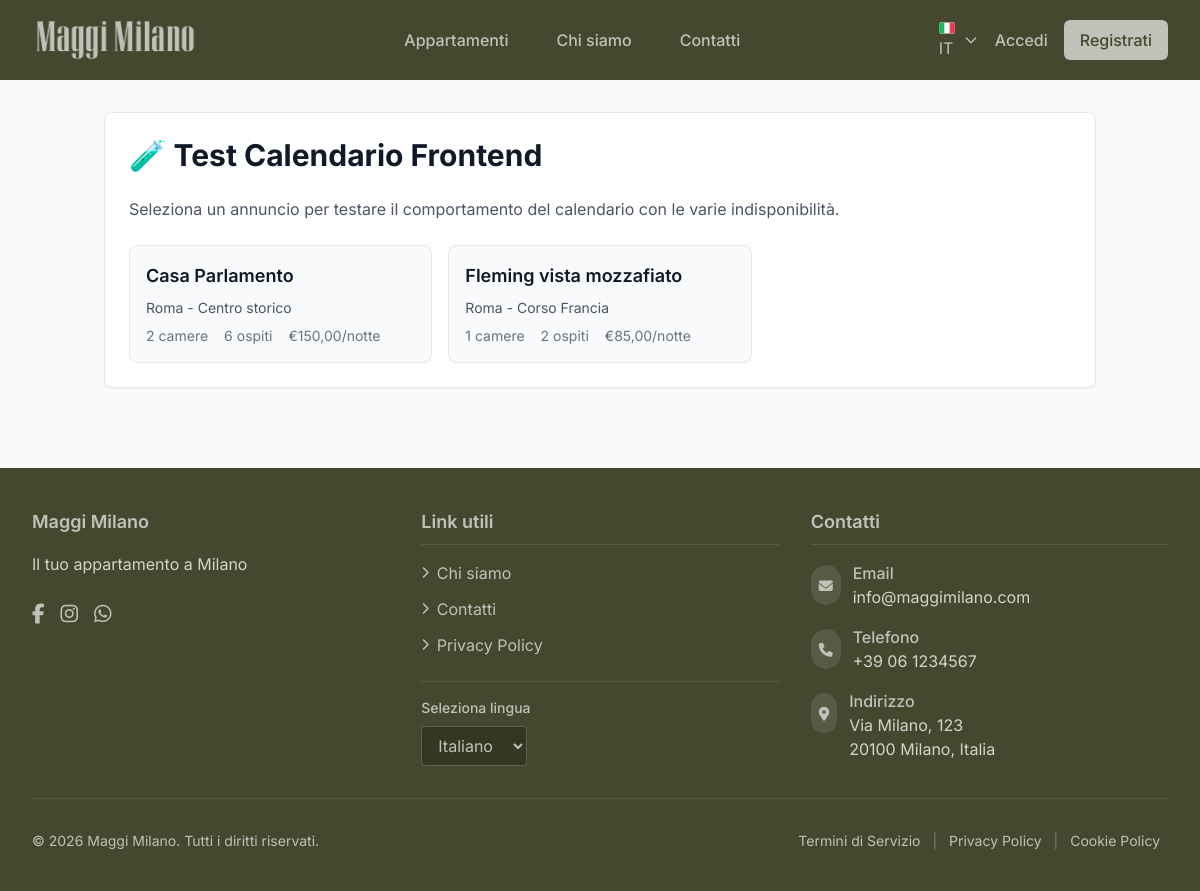
The app's page /appartamenti/calendar-test/, older data.
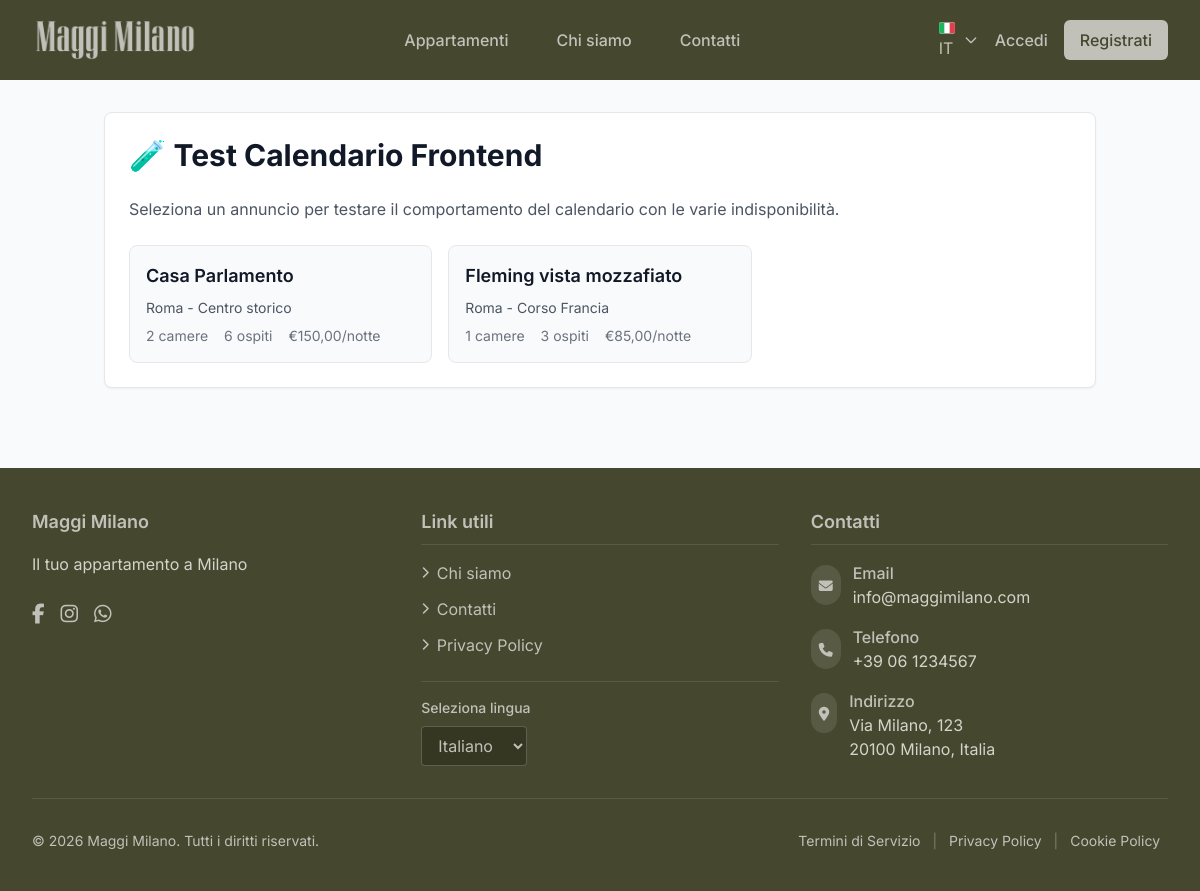
The same page, newer data.
### listings/models.py (models this page shows, shortened)
class Listing(models.Model):
    STATUS_CHOICES = [
        ('draft', 'Bozza'),
        ('active', 'Attivo'),
        ('inactive', 'Non attivo'),
    ]
    title = models.CharField(max_length=200, verbose_name='Titolo')
    slug = models.SlugField(unique=True, blank=True)
    description = models.TextField(verbose_name='Descrizione')
    status = models.CharField(
        max_length=20,
        choices=STATUS_CHOICES,
        default='draft',
        verbose_name='Stato'
    )
    amenities = models.ManyToManyField('amenities.Amenity', blank=True, verbose_name='Servizi')
    max_guests = models.IntegerField( verbose_name=_("Numero massimo ospiti"))
    bedrooms = models.PositiveIntegerField(
        verbose_name=_("Camere da letto"),
        default=1
    )
    bathrooms = models.DecimalField(
        max_digits=2,
        decimal_places=1,
        verbose_name='Numero bagni'
    )
    address = models.CharField(max_length=255, verbose_name='Indirizzo')
    city = models.CharField(max_length=100, verbose_name='Città')
    zone = models.CharField(max_length=100, verbose_name='Zona')  # es. Trastevere, Centro Storico
    base_price = models.DecimalField(
        max_digits=10,
        decimal_places=2,
        verbose_name=_("Prezzo base per")
    )
    cleaning_fee = models.DecimalField(
        max_digits=10,
        decimal_places=2,
        default=0,
        verbose_name='Costo pulizie'
    )
    total_square_meters = models.DecimalField(
        max_digits=6,
        decimal_places=2,
        verbose_name='Metri Quadri Totali',
        null=True,  # Permette valori null
        blank=True  # Permette valori vuoti nel form
    )
    outdoor_square_meters = models.DecimalField(
        max_digits=6,
        decimal_places=2,
        null=True,
        blank=True,
        verbose_name='Metri Quadri Esterni'
    )
    total_beds = models.PositiveIntegerField(
        default=0,
        verbose_name='Totale letti'
    )
    total_sleeps = models.PositiveIntegerField(
        default=0,
        verbose_name='Totale posti letto'
    )
    included_guests = models.PositiveIntegerField(
        help_text="Numero di ospiti inclusi nel prezzo base",
         default=1,
    )
    extra_guest_fee = models.DecimalField(
        max_digits=10,
        decimal_places=2,
         default=0,
        help_text="Costo per ogni ospite extra per notte"
    )
    min_booking_advance = models.PositiveIntegerField(
        help_text="Giorni minimi di anticipo per prenotare",
         default=0,
    )
    max_booking_advance = models.PositiveIntegerField(
        help_text="Giorni massimi di anticipo per prenotare",
         default=365,
    )
    gap_between_bookings = models.PositiveIntegerField(
        default=0,
        help_text="Giorni minimi richiesti tra due prenotazioni"
    )
    min_stay_nights = models.PositiveIntegerField(
        default=1,
        help_text="Soggiorno minimo in notti (può essere sovrascritto da PriceRule per periodi specifici)"
    )
    checkin_from = models.TimeField(default=datetime.time(15, 0), verbose_name="Check-in dalle")
    checkin_to = models.TimeField(default=datetime.time(20, 0), verbose_name="Check-in fino alle")
    checkout_time = models.TimeField(default=datetime.time(10, 0), verbose_name="Check-out entro le")
    allow_parties = models.BooleanField(default=False, verbose_name="Feste consentite")
    allow_photos = models.BooleanField(default=True, verbose_name="Foto/Video consentiti")
    allow_smoking = models.BooleanField(default=False, verbose_name="Consentito fumare")
    checkin_notes = models.TextField(blank=True, verbose_name="Note check-in")
    checkout_notes = models.TextField(blank=True, verbose_name="Note check-out")
    parties_notes = models.TextField(blank=True, verbose_name="Note feste")
    photos_notes = models.TextField(blank=True, verbose_name="Note foto/video")
    smoking_notes = models.TextField(blank=True, verbose_name="Note fumo")
    airbnb_listing_url = models.URLField(
        blank=True,
        null=True,
        help_text='URL della pagina Airbnb per sincronizzazione automatica recensioni (es: https://www.airbnb.it/rooms/12345678)',
        verbose_name='URL Listing Airbnb'
    )
    airbnb_reviews_last_synced = models.DateTimeField(
        blank=True,
        null=True,
        help_text="Data e ora dell'ultima sincronizzazione recensioni Airbnb",
        verbose_name='Ultima Sincronizzazione Recensioni'
    )
    airbnb_cleanliness_avg = models.DecimalField(
        max_digits=3,
        decimal_places=2,
        null=True,
        blank=True,
        verbose_name='Media Pulizia (Airbnb)',
        help_text='Media aggregata da Airbnb per la categoria Pulizia'
    )
    airbnb_accuracy_avg = models.DecimalField(
        max_digits=3,
        decimal_places=2,
        null=True,
        blank=True,
        verbose_name='Media Precisione (Airbnb)',
        help_text='Media aggregata da Airbnb per la categoria Precisione'
    )
    airbnb_checkin_avg = models.DecimalField(
        max_digits=3,
        decimal_places=2,
        null=True,
        blank=True,
        verbose_name='Media Check-in (Airbnb)',
        help_text='Media aggregata da Airbnb per la categoria Check-in'
    )
    airbnb_communication_avg = models.DecimalField(
        max_digits=3,
        decimal_places=2,
        null=True,
        blank=True,
        verbose_name='Media Comunicazione (Airbnb)',
        help_text='Media aggregata da Airbnb per la categoria Comunicazione'
    )
    airbnb_location_avg = models.DecimalField(
        max_digits=3,
        decimal_places=2,
        null=True,
        blank=True,
        verbose_name='Media Posizione (Airbnb)',
        help_text='Media aggregata da Airbnb per la categoria Posizione'
    )
    airbnb_value_avg = models.DecimalField(
        max_digits=3,
        decimal_places=2,
        null=True,
        blank=True,
        verbose_name='Media Rapporto Qualità-Prezzo (Airbnb)',
        help_text='Media aggregata da Airbnb per la categoria Rapporto Qualità-Prezzo'
    )
    created_at = models.DateTimeField(auto_now_add=True)
    updated_at = models.DateTimeField(auto_now=True)
    class Meta:
        verbose_name = 'Annuncio'
        verbose_name_plural = 'Annunci'

### listings/views_test.py (the view, shortened to what this page needs)
# urls.py: path('calendar-test/', views_test.calendar_test_page, name='calendar_test'),
def calendar_test_page(request, slug=None):
    if not slug:
        listings = Listing.objects.filter(status='active')
        return render(request, 'listings/calendar_test_list.html', {
            'listings': listings
        })

### templates/listings/calendar_test_list.html (shortened to what this page needs)
{% extends "base.html" %}
{% load i18n %}
{% load static %}
{% block content %}
<div class="container mx-auto px-4 py-8">
    <div class="bg-white border border-gray-200 rounded-lg shadow-sm p-6">
        <h1 class="text-3xl font-bold text-gray-900 mb-6">🧪 Test Calendario Frontend</h1>
        <p class="text-gray-600 mb-6">
            Seleziona un annuncio per testare il comportamento del calendario con le varie indisponibilità.
        </p>
        <div class="grid grid-cols-1 md:grid-cols-2 lg:grid-cols-3 gap-4">
            {% for listing in listings %}
            <a href="{% url 'listings:calendar_test_detail' listing.slug %}"
               class="block bg-gray-50 border border-gray-200 rounded-lg p-4 hover:shadow-md transition-shadow">
                <h3 class="font-semibold text-lg text-gray-900 mb-2">{{ listing.title }}</h3>
                <p class="text-gray-600 text-sm mb-2">{{ listing.city }} - {{ listing.zone }}</p>
                <div class="flex items-center text-sm text-gray-500">
                    <span class="mr-4">{{ listing.bedrooms }} camere</span>
                    <span class="mr-4">{{ listing.max_guests }} ospiti</span>
                    <span>€{{ listing.base_price }}/notte</span>
                </div>
            </a>
            {% empty %}
            <div class="col-span-full text-center py-8 text-gray-500">
                <p>Nessun annuncio attivo disponibile per il test.</p>
            </div>
            {% endfor %}
        </div>
    </div>
</div>
{% endblock %}

Row changes from the older to the newer data that the page shows:
changed Listing "Fleming vista mozzafiato": max_guests "2" → "3"
